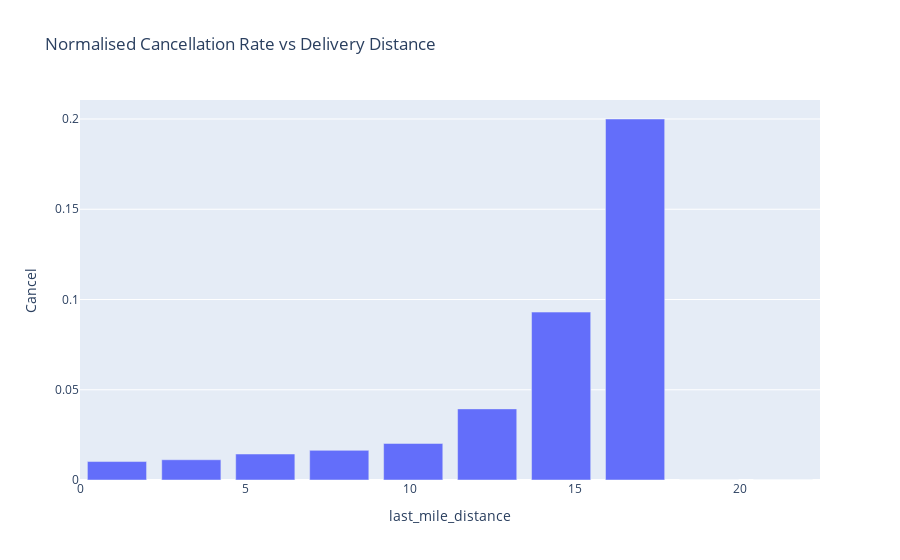

Source (notebook cell):
### Code cell
fig = px.bar(vals, x = 'last_mile_distance', y = 'Cancel', title = 'Normalised Cancellation Rate vs Delivery Distance')
fig.show()

### Figure 1 — Plotly figure (JSON) as saved in the notebook; plotly's stock layout.template omitted (floating-point values rounded to 4 significant figures)
{"data": [{"alignmentgroup": "True", "hovertemplate": "last_mile_distance=%{x}<br>Cancel=%{y}<extra></extra>", "legendgroup": "", "marker": {"color": "#636efa", "pattern": {"shape": ""}}, "name": "", "offsetgroup": "", "orientation": "v", "showlegend": false, "textposition": "auto", "type": "bar", "x": [1.109, 3.362, 5.603, 7.844, 10.08, 12.33, 14.57, 21.29, 16.81, 19.05], "xaxis": "x", "y": [0.01022, 0.01122, 0.0144, 0.01642, 0.02025, 0.03939, 0.09302, 0, 0.2, 0], "yaxis": "y"}], "layout": {"barmode": "relative", "legend": {"tracegroupgap": 0}, "title": {"text": "Normalised Cancellation Rate vs Delivery Distance"}, "xaxis": {"anchor": "y", "domain": [0, 1], "title": {"text": "last_mile_distance"}}, "yaxis": {"anchor": "x", "domain": [0, 1], "title": {"text": "Cancel"}}}}
